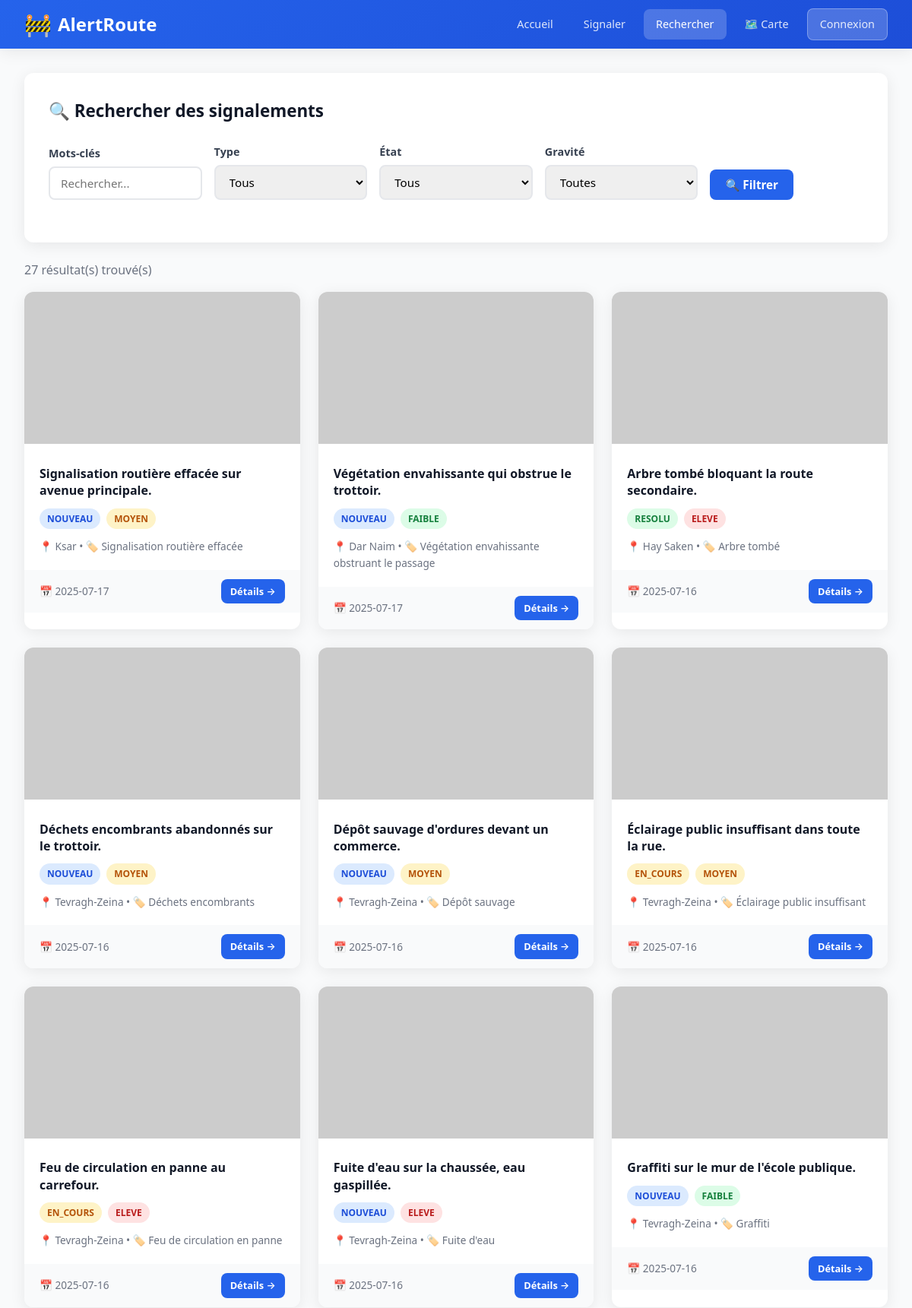
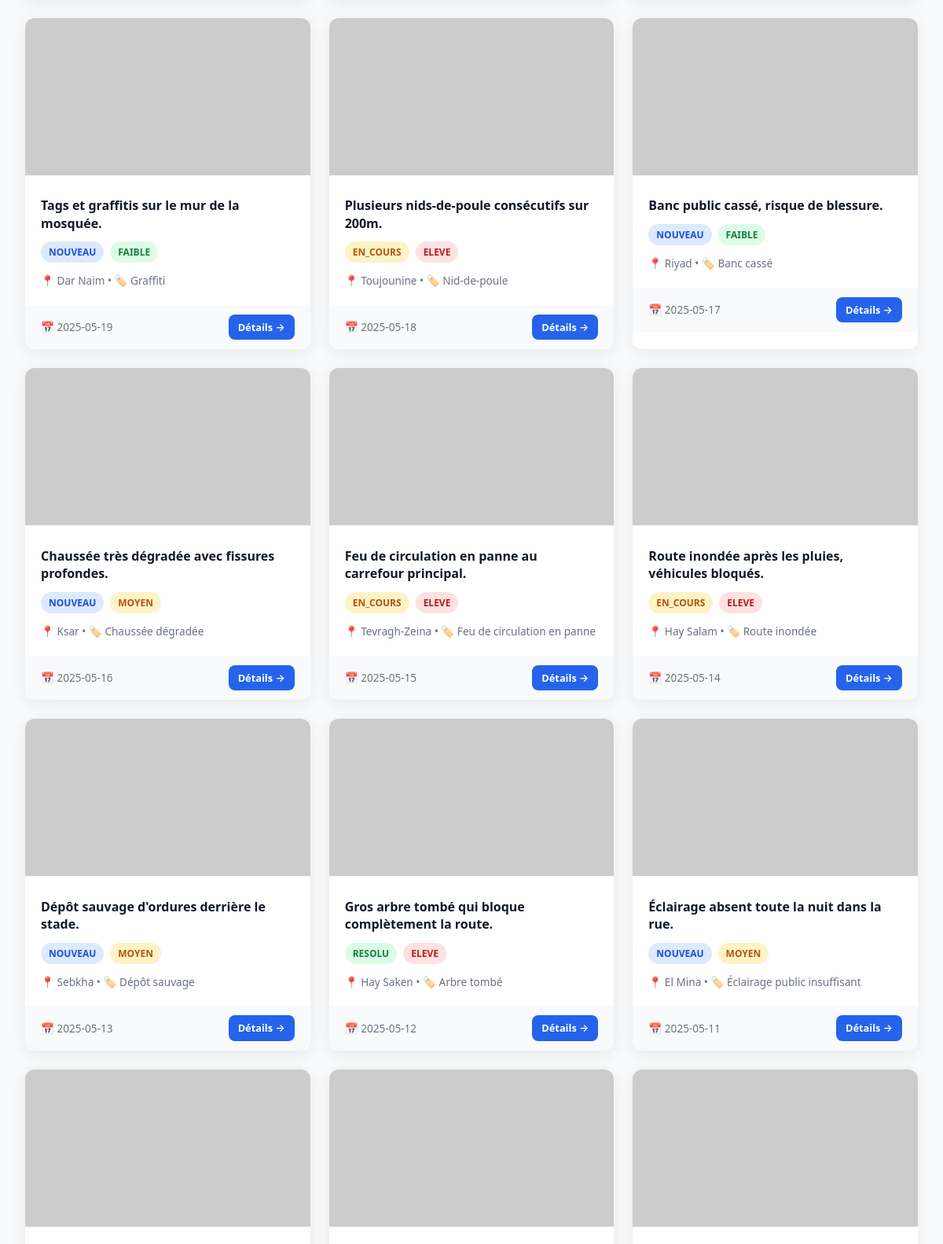
Screenshot of /search.php (upper part) with the database file from the repository (2 pictures, top to bottom).
### tables this page shows
CREATE TABLE signalement (
  id                INT UNSIGNED AUTO_INCREMENT PRIMARY KEY,
  description       TEXT NOT NULL,
  date_signalement  DATE NOT NULL,
  type_probleme_id  INT UNSIGNED,
  photo_id          INT UNSIGNED DEFAULT NULL,
  photo_id2         INT UNSIGNED DEFAULT NULL,
  photo_id3         INT UNSIGNED DEFAULT NULL,
  quartier_id       INT UNSIGNED,
  etat              ENUM('nouveau','en_cours','resolu','rejete') NOT NULL DEFAULT 'nouveau',
  niveau_de_gravite ENUM('faible','moyen','eleve') NOT NULL DEFAULT 'faible',
  latitude          DECIMAL(10,7),
  longitude         DECIMAL(10,7),
  utilisateur_id    INT UNSIGNED DEFAULT NULL,
  image_path        VARCHAR(500) DEFAULT NULL,
  FOREIGN KEY (type_probleme_id) REFERENCES typeprobleme(id) ON DELETE SET NULL,
  FOREIGN KEY (quartier_id)      REFERENCES quartier(id)      ON DELETE SET NULL,
  FOREIGN KEY (photo_id)         REFERENCES photo(id)          ON DELETE SET NULL,
  FOREIGN KEY (photo_id2)        REFERENCES photo(id)          ON DELETE SET NULL,
  FOREIGN KEY (photo_id3)        REFERENCES photo(id)          ON DELETE SET NULL
);

CREATE TABLE quartier (
  id        INT UNSIGNED AUTO_INCREMENT PRIMARY KEY,
  nom       VARCHAR(100) NOT NULL,
  ville_id  INT UNSIGNED NOT NULL,
  latitude  DECIMAL(10,7),
  longitude DECIMAL(10,7),
  FOREIGN KEY (ville_id) REFERENCES ville(id) ON DELETE CASCADE
);

CREATE TABLE typeprobleme (
  id   INT UNSIGNED AUTO_INCREMENT PRIMARY KEY,
  nom  VARCHAR(100) NOT NULL UNIQUE
);

### config.php (called while the page is built, shortened)
<?php
function isLoggedIn() {
    return isset($_SESSION['user_id']);
}
function sanitize($str) {
    return htmlspecialchars(trim($str), ENT_QUOTES, 'UTF-8');
}
?>

### search.php (the view, shortened to what this page needs)
<?php require_once 'config.php';
$params = [];
$sql = "
    SELECT s.*, t.nom AS type_probleme, q.nom AS quartier, p.url AS photo_url
    FROM signalement s
    LEFT JOIN typeprobleme t ON t.id = s.type_probleme_id
    LEFT JOIN quartier q ON q.id = s.quartier_id
    LEFT JOIN photo p ON p.id = s.photo_id
";
$sql .= " ORDER BY s.date_signalement DESC";
$stmt = $pdo->prepare($sql);
$stmt->execute($params);
$results = $stmt->fetchAll();
?>
<!DOCTYPE html>
<html lang="fr">
<head>
    <link rel="stylesheet" href="css/style.css">
</head>
<body>
<div class="navbar">
    <a href="index.php" class="logo"><span>🚧</span> AlertRoute</a>
    <nav>
        <a href="index.php">Accueil</a>
        <a href="formulaire.php">Signaler</a>
        <a href="search.php" class="active">Rechercher</a>
        <a href="alertlocal.php">🗺️ Carte</a>
        <?php if (isLoggedIn()): ?>
            <a href="logout.php" class="btn-nav">Déconnexion</a>
        <?php else: ?>
            <a href="login.php" class="btn-nav">Connexion</a>
        <?php endif; ?>
    </nav>
</div>
<div class="container">
    <div class="card">
        <h2>🔍 Rechercher des signalements</h2>
        <form method="GET" action="">
            <div class="filters">
                <div class="form-group">
                    <label>Mots-clés</label>
                    <input type="text" name="q" placeholder="Rechercher..."
                           value="<?= sanitize($_GET['q'] ?? '') ?>">
                </div>
                <div class="form-group">
                    <label>Type</label>
                    <select name="type">
                        <option value="">Tous</option>
                    </select>
                </div>
                <div class="form-group">
                    <label>État</label>
                    <select name="etat">
                        <option value="">Tous</option>
                    </select>
                </div>
                <div class="form-group">
                    <label>Gravité</label>
                    <select name="gravite">
                        <option value="">Toutes</option>
                    </select>
                </div>
                <div class="form-group">
                    <label>&nbsp;</label>
                    <button type="submit" class="btn btn-primary">🔍 Filtrer</button>
                </div>
            </div>
        </form>
    </div>
    <p style="color:var(--gray-500);margin-bottom:1rem;">
        <?= count($results) ?> résultat(s) trouvé(s)
    </p>
    <div class="sig-grid">
        <?php foreach ($results as $s): ?>
        <div class="sig-card">
            <?php if ($s['photo_url']): ?>
                <img src="<?= sanitize($s['photo_url']) ?>" alt="Photo"
                     onerror="this.src='https://via.placeholder.com/400x200/e5e7eb/6b7280?text=Photo'">
            <?php else: ?>
                <img src="https://via.placeholder.com/400x200/e5e7eb/6b7280?text=Pas+de+photo" alt="">
            <?php endif; ?>
            <div class="sig-body">
                <h3><?= sanitize($s['description']) ?></h3>
                <div class="sig-meta">
                    <span class="badge badge-<?= $s['etat'] ?>"><?= $s['etat'] ?></span>
                    <span class="badge badge-<?= $s['niveau_de_gravite'] ?>"><?= $s['niveau_de_gravite'] ?></span>
                </div>
                <p style="color:var(--gray-500);font-size:0.85rem;">
                    📍 <?= sanitize($s['quartier'] ?? 'N/A') ?>
                    &bull; 🏷️ <?= sanitize($s['type_probleme'] ?? 'N/A') ?>
                </p>
            </div>
            <div class="sig-footer">
                <span>📅 <?= $s['date_signalement'] ?></span>
                <a href="report_details.php?id=<?= $s['id'] ?>" class="btn btn-sm btn-primary">Détails →</a>
            </div>
        </div>
        <?php endforeach; ?>
    </div>
</div>
</body>
</html>

### css/style.css (style rules this page uses)
* { margin: 0; padding: 0; box-sizing: border-box; }
:root { --primary: #2563eb; --primary-dark: #1d4ed8; --danger: #dc2626; --warning: #f59e0b; --success: #16a34a; --gray-50: #f9fafb; --gray-100: #f3f4f6; --gray-200: #e5e7eb; --gray-300: #d1d5db; --gray-500: #6b7280; --gray-700: #374151; --gray-900: #111827; --radius: 12px; --shadow: 0 4px 20px rgba(0,0,0,0.08); --shadow-lg: 0 10px 40px rgba(0,0,0,0.12); }
body { font-family: 'Segoe UI', system-ui, -apple-system, sans-serif; background: var(--gray-50); color: var(--gray-900); line-height: 1.6; }
.navbar { background: linear-gradient(135deg, var(--primary), var(--primary-dark)); padding: 0 2rem; display: flex; justify-content: space-between; align-items: center; height: 64px; box-shadow: var(--shadow); position: sticky; top: 0; z-index: 1000; }
.navbar .logo { color: white; font-size: 1.5rem; font-weight: 800; text-decoration: none; display: flex; align-items: center; gap: 8px; }
.navbar .logo span { font-size: 1.8rem; }
.navbar nav { display: flex; gap: 0.5rem; align-items: center; }
.navbar nav a { color: rgba(255,255,255,0.85); text-decoration: none; padding: 8px 16px; border-radius: 8px; font-size: 0.9rem; font-weight: 500; transition: all 0.2s; }
.navbar nav a:hover, .navbar nav a.active { background: rgba(255,255,255,0.2); color: white; }
.navbar nav a.btn-nav { background: rgba(255,255,255,0.2); border: 1px solid rgba(255,255,255,0.3); }
.container { max-width: 1200px; margin: 0 auto; padding: 2rem; }
.card { background: white; border-radius: var(--radius); box-shadow: var(--shadow); padding: 2rem; margin-bottom: 1.5rem; }
.card h2 { margin-bottom: 1.5rem; color: var(--gray-900); font-size: 1.4rem; }
.form-group { margin-bottom: 1.25rem; }
.form-group label { display: block; margin-bottom: 6px; font-weight: 600; color: var(--gray-700); font-size: 0.9rem; }
.form-group input, .form-group select, .form-group textarea { width: 100%; padding: 10px 14px; border: 2px solid var(--gray-200); border-radius: 8px; font-size: 0.95rem; transition: border-color 0.2s; font-family: inherit; }
.btn { display: inline-flex; align-items: center; gap: 8px; padding: 10px 20px; border: none; border-radius: 8px; font-size: 0.95rem; font-weight: 600; cursor: pointer; text-decoration: none; transition: all 0.2s; font-family: inherit; }
.btn-primary { background: var(--primary); color: white; }
.btn-sm { padding: 6px 12px; font-size: 0.8rem; }
.badge { display: inline-block; padding: 4px 10px; border-radius: 20px; font-size: 0.75rem; font-weight: 700; text-transform: uppercase; }
.badge-nouveau { background: #dbeafe; color: #1d4ed8; }
.badge-en_cours { background: #fef3c7; color: #b45309; }
.badge-resolu { background: #dcfce7; color: #15803d; }
.badge-faible { background: #dcfce7; color: #15803d; }
.badge-moyen { background: #fef3c7; color: #b45309; }
.badge-eleve { background: #fee2e2; color: #b91c1c; }
.sig-grid { display: grid; grid-template-columns: repeat(auto-fill, minmax(340px, 1fr)); gap: 1.5rem; }
.sig-card { background: white; border-radius: var(--radius); box-shadow: var(--shadow); overflow: hidden; transition: transform 0.2s, box-shadow 0.2s; }
.sig-card img { width: 100%; height: 200px; object-fit: cover; }
.sig-card .sig-body { padding: 1.25rem; }
.sig-card .sig-body h3 { font-size: 1rem; margin-bottom: 0.5rem; line-height: 1.4; }
.sig-card .sig-meta { display: flex; gap: 8px; flex-wrap: wrap; margin: 0.75rem 0; }
.sig-card .sig-footer { display: flex; justify-content: space-between; align-items: center; padding: 0.75rem 1.25rem; background: var(--gray-50); font-size: 0.85rem; color: var(--gray-500); }
.filters { display: flex; gap: 1rem; flex-wrap: wrap; margin-bottom: 1.5rem; align-items: end; }
.filters .form-group { margin-bottom: 0; flex: 1; min-width: 150px; }

### rows the page displays
signalement: description "Signalisation routière effacée sur avenue principale.", etat "NOUVEAU", niveau_de_gravite "MOYEN", quartier.nom "Ksar", type_probleme.nom "Signalisation routière effacée", date_signalement "2025-07-17"
signalement: description "Végétation envahissante qui obstrue le trottoir.", etat "NOUVEAU", niveau_de_gravite "FAIBLE", quartier.nom "Dar Naim", type_probleme.nom "Végétation envahissante obstruant le passage", date_signalement "2025-07-17"
signalement: description "Arbre tombé bloquant la route secondaire.", etat "RESOLU", niveau_de_gravite "ELEVE", quartier.nom "Hay Saken", type_probleme.nom "Arbre tombé", date_signalement "2025-07-16"
signalement: description "Déchets encombrants abandonnés sur le trottoir.", etat "NOUVEAU", niveau_de_gravite "MOYEN", quartier.nom "Tevragh-Zeina", type_probleme.nom "Déchets encombrants", date_signalement "2025-07-16"
signalement: description "Dépôt sauvage d'ordures devant un commerce.", etat "NOUVEAU", niveau_de_gravite "MOYEN", quartier.nom "Tevragh-Zeina", type_probleme.nom "Dépôt sauvage", date_signalement "2025-07-16"
signalement: description "Éclairage public insuffisant dans toute la rue.", etat "EN_COURS", niveau_de_gravite "MOYEN", quartier.nom "Tevragh-Zeina", type_probleme.nom "Éclairage public insuffisant", date_signalement "2025-07-16"
signalement: description "Feu de circulation en panne au carrefour.", etat "EN_COURS", niveau_de_gravite "ELEVE", quartier.nom "Tevragh-Zeina", type_probleme.nom "Feu de circulation en panne", date_signalement "2025-07-16"
signalement: description "Fuite d'eau sur la chaussée, eau gaspillée.", etat "NOUVEAU", niveau_de_gravite "ELEVE", quartier.nom "Tevragh-Zeina", type_probleme.nom "Fuite d'eau", date_signalement "2025-07-16"
signalement: description "Graffiti sur le mur de l'école publique.", etat "NOUVEAU", niveau_de_gravite "FAIBLE", quartier.nom "Tevragh-Zeina", type_probleme.nom "Graffiti", date_signalement "2025-07-16"
signalement: description "Tags et graffitis sur le mur de la mosquée.", etat "NOUVEAU", niveau_de_gravite "FAIBLE", quartier.nom "Dar Naim", type_probleme.nom "Graffiti", date_signalement "2025-05-19"
signalement: description "Plusieurs nids-de-poule consécutifs sur 200m.", etat "EN_COURS", niveau_de_gravite "ELEVE", quartier.nom "Toujounine", type_probleme.nom "Nid-de-poule", date_signalement "2025-05-18"
signalement: description "Banc public cassé, risque de blessure.", etat "NOUVEAU", niveau_de_gravite "FAIBLE", quartier.nom "Riyad", type_probleme.nom "Banc cassé", date_signalement "2025-05-17"
signalement: description "Chaussée très dégradée avec fissures profondes.", etat "NOUVEAU", niveau_de_gravite "MOYEN", quartier.nom "Ksar", type_probleme.nom "Chaussée dégradée", date_signalement "2025-05-16"
signalement: description "Feu de circulation en panne au carrefour principal.", etat "EN_COURS", niveau_de_gravite "ELEVE", quartier.nom "Tevragh-Zeina", type_probleme.nom "Feu de circulation en panne", date_signalement "2025-05-15"
signalement: description "Route inondée après les pluies, véhicules bloqués.", etat "EN_COURS", niveau_de_gravite "ELEVE", quartier.nom "Hay Salam", type_probleme.nom "Route inondée", date_signalement "2025-05-14"
signalement: description "Dépôt sauvage d'ordures derrière le stade.", etat "NOUVEAU", niveau_de_gravite "MOYEN", quartier.nom "Sebkha", type_probleme.nom "Dépôt sauvage", date_signalement "2025-05-13"
signalement: description "Gros arbre tombé qui bloque complètement la route.", etat "RESOLU", niveau_de_gravite "ELEVE", quartier.nom "Hay Saken", type_probleme.nom "Arbre tombé", date_signalement "2025-05-12"
signalement: description "Éclairage absent toute la nuit dans la rue.", etat "NOUVEAU", niveau_de_gravite "MOYEN", quartier.nom "El Mina", type_probleme.nom "Éclairage public insuffisant", date_signalement "2025-05-11"

### other values shown
count($results) "27"
